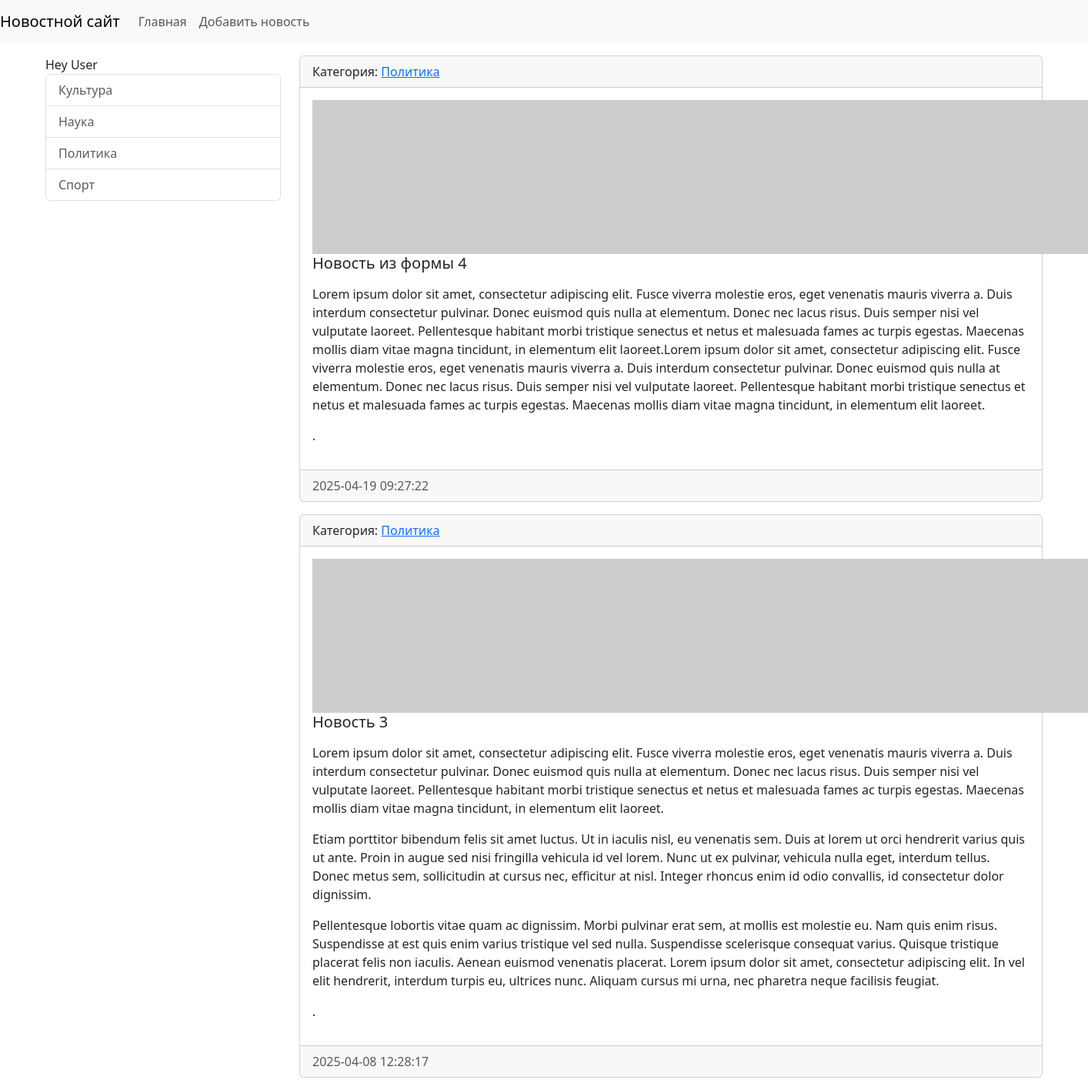
The app's page /category/2/ with its own data.
### news/models.py (models this page shows, shortened)
class Category(models.Model):
    title = models.CharField(max_length=150, db_index=True, verbose_name='Наименование категории')
    def get_absolute_url(self):
        return reverse('category', kwargs={'category_id': self.pk})
    def __str__(self):
        return self.title
    class Meta:
        verbose_name = 'Категория'
        verbose_name_plural = 'Категории'
        ordering = ['title']

class News(models.Model):
    title = models.CharField(max_length=150, verbose_name='Наименование')
    content = models.TextField(blank=True, verbose_name='Контент')
    created_at = models.DateTimeField(auto_now_add=True, verbose_name='Дата публикации')
    updated_at = models.DateTimeField(auto_now=True, verbose_name='Дата обновления')
    photo = models.ImageField(upload_to='photos/%Y/%m/%d', verbose_name='Фото', blank=True)
    is_published = models.BooleanField(default=True, verbose_name='Опубликовано')
    category = models.ForeignKey('Category', on_delete=models.PROTECT, verbose_name='Наименование категория')
    class Meta:
        verbose_name = 'Новость'
        verbose_name_plural = 'Новости'
        ordering = ['-created_at']

### news/views.py (the view)
# urls.py: path('category/<int:category_id>/', NewsByCategory.as_view(), name='category'),
class NewsByCategory(ListView):
    model = News
    template_name = 'news/home_news_list.html'
    context_object_name = 'news'
    allow_empty = False
    def get_context_data(self, **kwargs):
        context = super().get_context_data(**kwargs)
        context['title'] = Category.objects.get(pk=self.kwargs['category_id'])
        return context
    def get_queryset(self):
        return News.objects.filter(category_id=self.kwargs['category_id'], is_published=True)

### news/templatetags/news_tags.py (called while the page is built)
@register.inclusion_tag('news/list_categories.html')
def show_categories(arg1='Hello', arg2='World'):
    categories = Category.objects.all()
    return {"categories": categories, "arg1": arg1, "arg2": arg2}

### news/templates/news/home_news_list.html (shortened to what this page needs)
{% extends 'base.html' %}
{% block sidebar %}
{% include 'inc/_sidebar.html' %}
{% endblock %}
{% block content %}
    {% for item in news %}
        <div class="card mb-3">
            <div class="card-header">
                Категория: <a href="{{  item.category.get_absolute_url }}">{{ item.category }}</a>
            </div>
            <div class="card-body">
                <div class="media">
                    {% if item.photo %}
                        <img src="{{ item.photo.url }}" alt="" width="350" class="mr-3">
                    {% else %}
                        <img src="https://picsum.photos/id/1060/200/348/?blur=2" alt="" class="mr-3">
                    {% endif %}
                    <div class="media-body">
                        <h5 class="card-title">{{ item.title }}</h5>
                        <p class="card-text">{{ item.content|safe|linebreaks }}.</p>
                    </div>
                </div>
            </div>
            <div class="card-footer text-muted">
                {{ item.created_at|date:"Y-m-d H:i:s" }}
            </div>
        </div>
    {%endfor%}
{% endblock %}

### news/templates/news/list_categories.html
<div class="list-group">
    {{ arg1 }} {{ arg2 }}
    {% for item in categories %}
        <a href="{{ item.get_absolute_url }}" class="list-group-item list-group-item-action">{{ item.title }}</a>
    {% endfor %}
</div>

### DjangoProject/static/css/style.css (style rules this page uses)
body { background-color: white; }

### records on screen
Category: title "Культура"
Category: title "Наука"
Category: title "Политика"
Category: title "Спорт"
News: category "Политика", title "Новость из формы 4", content "Lorem ipsum dolor sit amet, consectetur adipiscing elit. Fusce viverra molestie eros, eget venenatis mauris viverra a. Duis interdum consectetur pulvinar. Donec euismod quis nulla at elementum. Donec nec lacus risus. Duis semper nisi vel vulputate laoreet. Pellentesque habitant morbi tristique senectus et netus et malesuada fames ac turpis egestas. Maecenas mollis diam vitae magna tincidunt, in elementum elit laoreet.Lorem ipsum dolor sit amet, consectetur adipiscing elit. Fusce viverra molestie eros, eget venenatis mauris viverra a. Duis interdum consectetur pulvinar. Donec euismod quis nulla at elementum. Donec nec lacus risus. Duis semper nisi vel vulputate laoreet. Pellentesque habitant…", created_at "2025-04-19 09:27:22"
News: category "Политика", title "Новость 3", content "Lorem ipsum dolor sit amet, consectetur adipiscing elit. Fusce viverra molestie eros, eget venenatis mauris viverra a. Duis interdum consectetur pulvinar. Donec euismod quis nulla at elementum. Donec nec lacus risus. Duis semper nisi vel vulputate laoreet. Pellentesque habitant morbi tristique senectus et netus et malesuada fames ac turpis egestas. Maecenas mollis diam vitae magna tincidunt, in elementum elit laoreet. Etiam porttitor bibendum felis sit amet luctus. Ut in iaculis nisl, eu venenatis sem. Duis at lorem ut orci hendrerit varius quis ut ante. Proin in augue sed nisi fringilla vehicula id vel lorem. Nunc ut ex pulvinar, vehicula nulla eget, interdum tellus. Donec metus sem,…", created_at "2025-04-08 12:28:17"

### other values on screen
{{ arg1 }} "Hey"
{{ arg2 }} "User"
